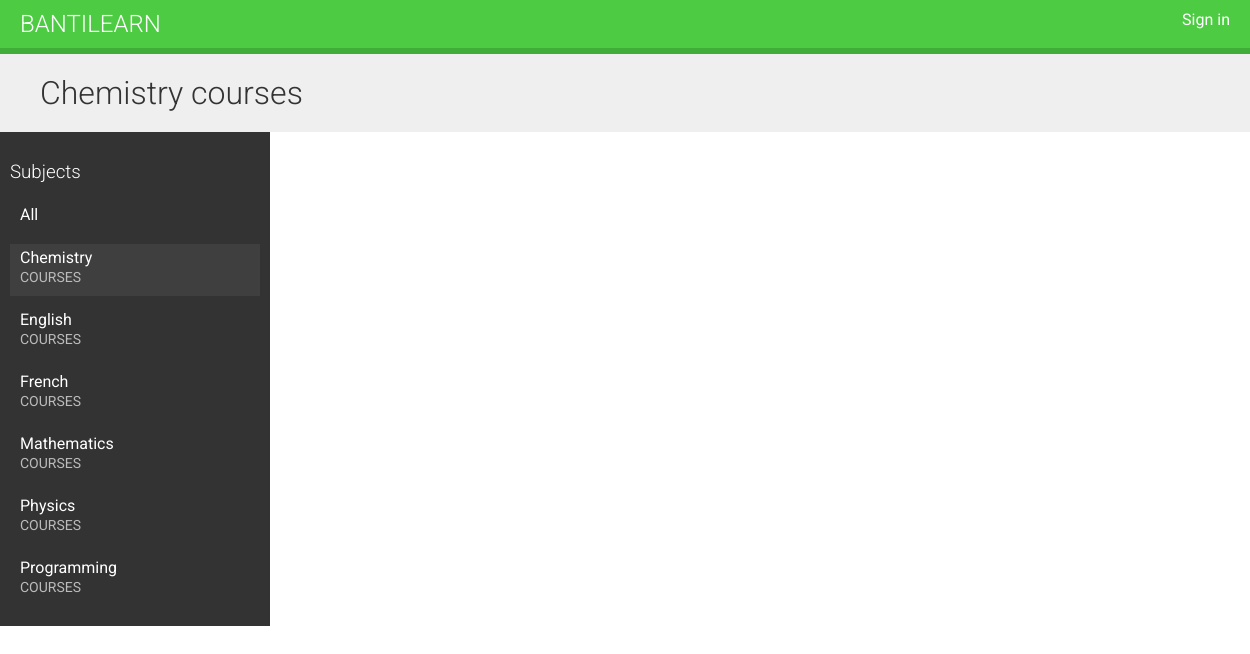
Screenshot of /course/subject/chemistry/ with the database file from the repository.
### courses/models.py (models this page shows, shortened)
class Subject(models.Model):
    title = models.CharField(max_length=200)
    slug = models.SlugField(max_length=200, unique=True)
    class Meta:
        ordering = ["title"]

### courses/views.py (the view)
# urls.py: path("", CourseListView.as_view(), name="course_list"),
class CourseListView(TemplateResponseMixin, View):
    model = Course
    template_name = "courses/course/list.html"
    def get(self, request, subject=None):
        subjects = Subject.objects.annotate(total_courses=Count("courses"))
        courses = Course.objects.annotate(total_modules=Count("modules"))
        if subject:
            subject = get_object_or_404(Subject, slug=subject)
            courses = courses.filter(subject=subject)
        return self.render_to_response(
            {"subjects": subjects, "subject": subject, "courses": courses}
        )

### courses/templates/courses/course/list.html (shortened to what this page needs)
{% extends "base.html" %}
{% block content %}
    <h1>
        {% if subject %}
            {{ subject.title }} courses
            {% else %}
            All courses
        {% endif %}
    </h1>
    <div class="contents">
        <h3>Subjects</h3>
        <ul id="modules">
            <li {% if not subject %} class="selected" {% endif %}>
                <a href="{% url 'course_list' %}">All</a>
            </li>
            {% for s in subjects %}
                <li {% if subject == s %} class="selected" {% endif %}>
                    <a href="{% url 'course_list_subject' s.slug %}">{{ s.title }}
                        <br> <span> {{ s.total_course }} courses</span>
                    </a>
                </li>
            {% endfor %}
        </ul>
    </div>
    <div class="module">
    </div>
{% endblock %}

### courses/static/css/base.css (style rules this page uses)
body { margin: 0; font-family: "Roboto", sans-serif; font-weight: 400; color: #333; }
a { color: #3fad37; text-decoration: none; }
ul { float: left; }
h1, h2, h3, h4, h5, h6 { font-family: "Roboto", sans-serif; font-weight: 300; }
h1 { background: #efefef; width: 100%; overflow: auto; padding: 20px 0 20px 40px; margin: 0; }
.module { padding: 10px 20px; float: left; width: 600px; }
.contents { width: 20%; padding: 10px; float: left; background: #333; color: #fff; font-family: "Roboto", sans-serif; }
.contents ul { list-style: none; margin: 0; padding: 0; width: 100%; }
.contents ul li { margin: 0 0 10px 0; padding: 4px 10px 10px; overflow: auto; cursor: move; }
.contents ul li.selected { background: #3f3f3f; }
.contents ul span { text-transform: uppercase; color: #bbb; font-size: 14px; }
.contents ul a { display: block; color: #fff; text-decoration: none; }

### rows the page displays
Subject: title "Chemistry"
Subject: title "English"
Subject: title "French"
Subject: title "Mathematics"
Subject: title "Physics"
Subject: title "Programming"
